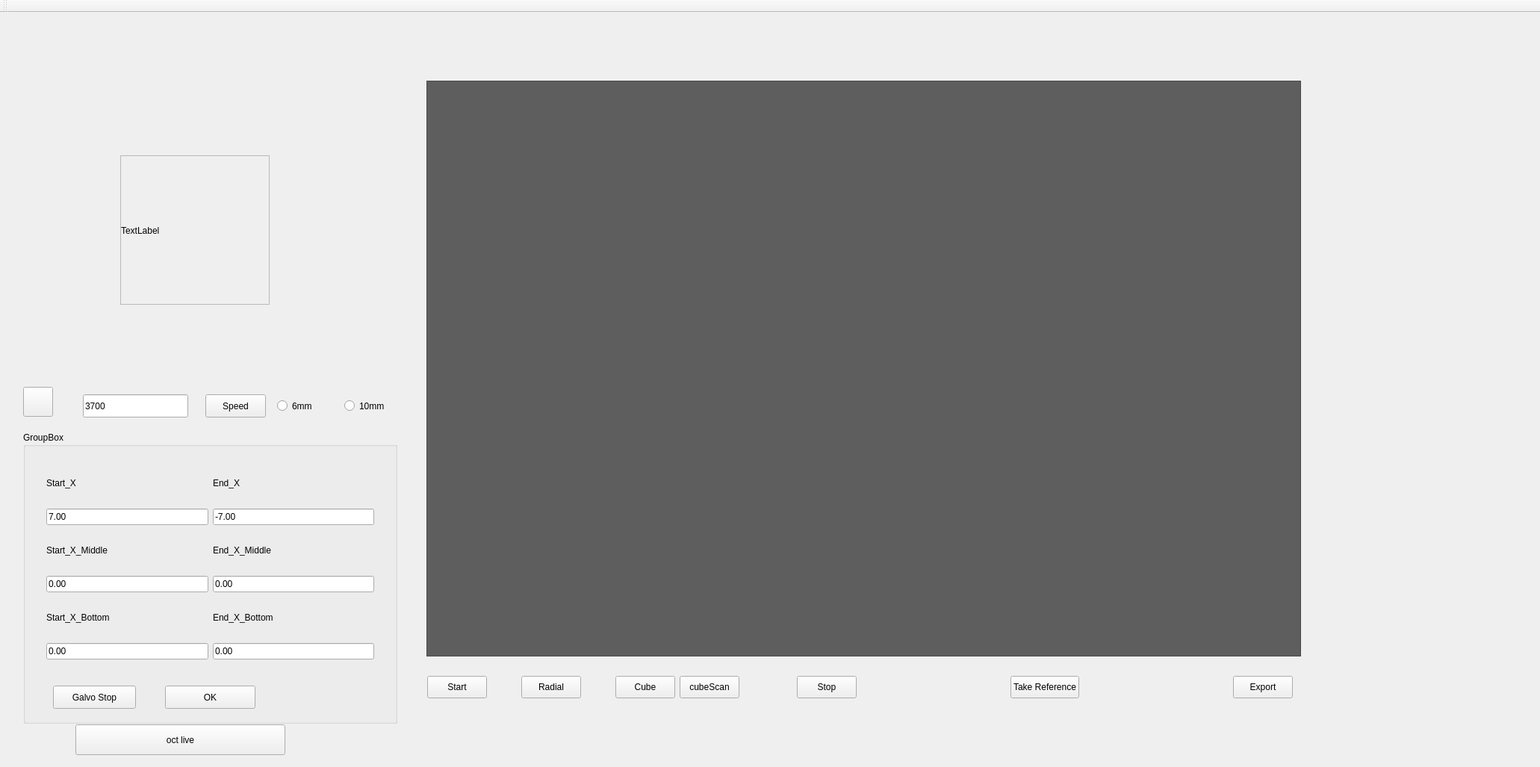
<?xml version="1.0" encoding="UTF-8"?>
<ui version="4.0">
 <class>IntensityProfileClass</class>
 <widget class="QMainWindow" name="IntensityProfileClass">
  <property name="windowModality">
   <enum>Qt::ApplicationModal</enum>
  </property>
  <property name="geometry">
   <rect>
    <x>0</x>
    <y>0</y>
    <width>2062</width>
    <height>1027</height>
   </rect>
  </property>
  <property name="windowTitle">
   <string>AppaOCTProdSw</string>
  </property>
  <widget class="QWidget" name="centralWidget">
   <layout class="QHBoxLayout" name="horizontalLayout_3">
    <item>
     <widget class="QStackedWidget" name="stackedWidget">
      <property name="minimumSize">
       <size>
        <width>100</width>
        <height>30</height>
       </size>
      </property>
      <property name="autoFillBackground">
       <bool>false</bool>
      </property>
      <property name="styleSheet">
       <string notr="true"/>
      </property>
      <property name="currentIndex">
       <number>0</number>
      </property>
      <widget class="QWidget" name="page">
       <widget class="QScrollArea" name="scrollArea_2">
        <property name="geometry">
         <rect>
          <x>560</x>
          <y>80</y>
          <width>1171</width>
          <height>771</height>
         </rect>
        </property>
        <property name="styleSheet">
         <string notr="true">background-color: rgb(94, 94, 94);</string>
        </property>
        <property name="widgetResizable">
         <bool>true</bool>
        </property>
        <widget class="QWidget" name="scrollAreaWidgetContents_2">
         <property name="geometry">
          <rect>
           <x>0</x>
           <y>0</y>
           <width>1169</width>
           <height>769</height>
          </rect>
         </property>
         <widget class="QWidget" name="gridLayoutWidget">
          <property name="geometry">
           <rect>
            <x>10</x>
            <y>10</y>
            <width>1151</width>
            <height>751</height>
           </rect>
          </property>
          <layout class="QGridLayout" name="OCTViewerGridLayout" rowstretch="0" columnstretch="0">
           <property name="leftMargin">
            <number>0</number>
           </property>
           <property name="topMargin">
            <number>0</number>
           </property>
           <property name="rightMargin">
            <number>0</number>
           </property>
           <property name="bottomMargin">
            <number>0</number>
           </property>
          </layout>
         </widget>
        </widget>
       </widget>
       <widget class="QFrame" name="frame">
        <property name="geometry">
         <rect>
          <x>10</x>
          <y>80</y>
          <width>531</width>
          <height>871</height>
         </rect>
        </property>
        <property name="styleSheet">
         <string notr="true"/>
        </property>
        <property name="lineWidth">
         <number>0</number>
        </property>
        <widget class="QPushButton" name="pushButton_Settings">
         <property name="geometry">
          <rect>
           <x>10</x>
           <y>410</y>
           <width>40</width>
           <height>40</height>
          </rect>
         </property>
         <property name="minimumSize">
          <size>
           <width>40</width>
           <height>40</height>
          </size>
         </property>
         <property name="maximumSize">
          <size>
           <width>40</width>
           <height>40</height>
          </size>
         </property>
         <property name="text">
          <string/>
         </property>
         <property name="icon">
          <iconset>
           <normaloff>download.jpg</normaloff>download.jpg</iconset>
         </property>
         <property name="iconSize">
          <size>
           <width>40</width>
           <height>40</height>
          </size>
         </property>
        </widget>
        <widget class="QScrollArea" name="LeftEye_scrollArea">
         <property name="geometry">
          <rect>
           <x>140</x>
           <y>100</y>
           <width>200</width>
           <height>200</height>
          </rect>
         </property>
         <property name="maximumSize">
          <size>
           <width>500</width>
           <height>378</height>
          </size>
         </property>
         <property name="verticalScrollBarPolicy">
          <enum>Qt::ScrollBarAlwaysOff</enum>
         </property>
         <property name="horizontalScrollBarPolicy">
          <enum>Qt::ScrollBarAlwaysOff</enum>
         </property>
         <property name="widgetResizable">
          <bool>true</bool>
         </property>
         <widget class="QWidget" name="scrollAreaWidgetContents">
          <property name="geometry">
           <rect>
            <x>0</x>
            <y>0</y>
            <width>198</width>
            <height>198</height>
           </rect>
          </property>
          <widget class="QLabel" name="label_Enface">
           <property name="geometry">
            <rect>
             <x>0</x>
             <y>0</y>
             <width>200</width>
             <height>200</height>
            </rect>
           </property>
           <property name="text">
            <string>TextLabel</string>
           </property>
          </widget>
         </widget>
        </widget>
        <widget class="QPushButton" name="pushButton_2">
         <property name="geometry">
          <rect>
           <x>254</x>
           <y>420</y>
           <width>81</width>
           <height>31</height>
          </rect>
         </property>
         <property name="styleSheet">
          <string notr="true">font: 75 14pt &quot;Times New Roman&quot;;</string>
         </property>
         <property name="text">
          <string>Speed</string>
         </property>
        </widget>
        <widget class="QGroupBox" name="groupBox">
         <property name="geometry">
          <rect>
           <x>10</x>
           <y>470</y>
           <width>501</width>
           <height>391</height>
          </rect>
         </property>
         <property name="title">
          <string>GroupBox</string>
         </property>
         <widget class="QPushButton" name="pushButton">
          <property name="geometry">
           <rect>
            <x>190</x>
            <y>340</y>
            <width>121</width>
            <height>31</height>
           </rect>
          </property>
          <property name="styleSheet">
           <string notr="true">font: 75 14pt &quot;Times New Roman&quot;;</string>
          </property>
          <property name="text">
           <string>OK</string>
          </property>
         </widget>
         <widget class="QWidget" name="layoutWidget">
          <property name="geometry">
           <rect>
            <x>20</x>
            <y>30</y>
            <width>461</width>
            <height>301</height>
           </rect>
          </property>
          <layout class="QGridLayout" name="gridLayout">
           <item row="0" column="0">
            <widget class="QLabel" name="label_2">
             <property name="minimumSize">
              <size>
               <width>113</width>
               <height>30</height>
              </size>
             </property>
             <property name="maximumSize">
              <size>
               <width>113</width>
               <height>30</height>
              </size>
             </property>
             <property name="styleSheet">
              <string notr="true">font: 75 16pt &quot;Times New Roman&quot;;</string>
             </property>
             <property name="text">
              <string>Start_X</string>
             </property>
            </widget>
           </item>
           <item row="0" column="1">
            <widget class="QLabel" name="label_3">
             <property name="minimumSize">
              <size>
               <width>113</width>
               <height>30</height>
              </size>
             </property>
             <property name="maximumSize">
              <size>
               <width>113</width>
               <height>30</height>
              </size>
             </property>
             <property name="styleSheet">
              <string notr="true">font: 75 16pt &quot;Times New Roman&quot;;</string>
             </property>
             <property name="text">
              <string>End_X</string>
             </property>
            </widget>
           </item>
           <item row="6" column="1">
            <widget class="QLineEdit" name="lineEdit_5">
             <property name="text">
              <string>0.00</string>
             </property>
            </widget>
           </item>
           <item row="3" column="1">
            <widget class="QLabel" name="label_5">
             <property name="minimumSize">
              <size>
               <width>159</width>
               <height>30</height>
              </size>
             </property>
             <property name="styleSheet">
              <string notr="true">font: 75 16pt &quot;Times New Roman&quot;;</string>
             </property>
             <property name="text">
              <string>End_X_Middle</string>
             </property>
            </widget>
           </item>
           <item row="5" column="1">
            <widget class="QLabel" name="label_6">
             <property name="styleSheet">
              <string notr="true">font: 75 16pt &quot;Times New Roman&quot;;</string>
             </property>
             <property name="text">
              <string>End_X_Bottom</string>
             </property>
            </widget>
           </item>
           <item row="2" column="0">
            <widget class="QLineEdit" name="lineEdit">
             <property name="text">
              <string>7.00</string>
             </property>
            </widget>
           </item>
           <item row="2" column="1">
            <widget class="QLineEdit" name="lineEdit_2">
             <property name="text">
              <string>-7.00</string>
             </property>
            </widget>
           </item>
           <item row="5" column="0">
            <widget class="QLabel" name="label_7">
             <property name="minimumSize">
              <size>
               <width>159</width>
               <height>30</height>
              </size>
             </property>
             <property name="maximumSize">
              <size>
               <width>113</width>
               <height>30</height>
              </size>
             </property>
             <property name="styleSheet">
              <string notr="true">font: 75 16pt &quot;Times New Roman&quot;;</string>
             </property>
             <property name="text">
              <string>Start_X_Bottom</string>
             </property>
            </widget>
           </item>
           <item row="6" column="0">
            <widget class="QLineEdit" name="lineEdit_6">
             <property name="text">
              <string>0.00</string>
             </property>
            </widget>
           </item>
           <item row="4" column="0">
            <widget class="QLineEdit" name="lineEdit_3">
             <property name="text">
              <string>0.00</string>
             </property>
            </widget>
           </item>
           <item row="3" column="0">
            <widget class="QLabel" name="label_4">
             <property name="minimumSize">
              <size>
               <width>159</width>
               <height>30</height>
              </size>
             </property>
             <property name="maximumSize">
              <size>
               <width>113</width>
               <height>30</height>
              </size>
             </property>
             <property name="styleSheet">
              <string notr="true">font: 75 16pt &quot;Times New Roman&quot;;</string>
             </property>
             <property name="text">
              <string>Start_X_Middle</string>
             </property>
            </widget>
           </item>
           <item row="4" column="1">
            <widget class="QLineEdit" name="lineEdit_4">
             <property name="text">
              <string>0.00</string>
             </property>
            </widget>
           </item>
          </layout>
         </widget>
         <widget class="QPushButton" name="pushButton_4">
          <property name="geometry">
           <rect>
            <x>40</x>
            <y>340</y>
            <width>111</width>
            <height>31</height>
           </rect>
          </property>
          <property name="styleSheet">
           <string notr="true">font: 75 14pt &quot;Times New Roman&quot;;</string>
          </property>
          <property name="text">
           <string>Galvo Stop</string>
          </property>
         </widget>
        </widget>
        <widget class="QRadioButton" name="radioButton">
         <property name="geometry">
          <rect>
           <x>350</x>
           <y>420</y>
           <width>81</width>
           <height>31</height>
          </rect>
         </property>
         <property name="styleSheet">
          <string notr="true">font: 75 16pt &quot;Times New Roman&quot;;</string>
         </property>
         <property name="text">
          <string>6mm</string>
         </property>
         <attribute name="buttonGroup">
          <string notr="true">buttonGroup</string>
         </attribute>
        </widget>
        <widget class="QRadioButton" name="radioButton_2">
         <property name="geometry">
          <rect>
           <x>440</x>
           <y>420</y>
           <width>81</width>
           <height>31</height>
          </rect>
         </property>
         <property name="styleSheet">
          <string notr="true">font: 75 16pt &quot;Times New Roman&quot;;</string>
         </property>
         <property name="text">
          <string>10mm</string>
         </property>
         <attribute name="buttonGroup">
          <string notr="true">buttonGroup</string>
         </attribute>
        </widget>
        <widget class="QLineEdit" name="lineEdit_7">
         <property name="geometry">
          <rect>
           <x>90</x>
           <y>420</y>
           <width>141</width>
           <height>31</height>
          </rect>
         </property>
         <property name="text">
          <string>3700</string>
         </property>
        </widget>
       </widget>
       <widget class="QWidget" name="layoutWidget">
        <property name="geometry">
         <rect>
          <x>550</x>
          <y>862</y>
          <width>1181</width>
          <height>61</height>
         </rect>
        </property>
        <layout class="QHBoxLayout" name="horizontalLayout">
         <item>
          <widget class="QPushButton" name="pushButton_Scn">
           <property name="maximumSize">
            <size>
             <width>100</width>
             <height>30</height>
            </size>
           </property>
           <property name="autoFillBackground">
            <bool>false</bool>
           </property>
           <property name="styleSheet">
            <string notr="true">font: 75 14pt &quot;Times New Roman&quot;;</string>
           </property>
           <property name="text">
            <string>Start</string>
           </property>
          </widget>
         </item>
         <item>
          <spacer name="horizontalSpacer">
           <property name="orientation">
            <enum>Qt::Horizontal</enum>
           </property>
           <property name="sizeType">
            <enum>QSizePolicy::Minimum</enum>
           </property>
           <property name="sizeHint" stdset="0">
            <size>
             <width>40</width>
             <height>20</height>
            </size>
           </property>
          </spacer>
         </item>
         <item>
          <widget class="QPushButton" name="pushButton_Radial">
           <property name="maximumSize">
            <size>
             <width>100</width>
             <height>30</height>
            </size>
           </property>
           <property name="styleSheet">
            <string notr="true">font: 75 14pt &quot;Times New Roman&quot;;;</string>
           </property>
           <property name="text">
            <string>Radial</string>
           </property>
          </widget>
         </item>
         <item>
          <spacer name="horizontalSpacer_7">
           <property name="orientation">
            <enum>Qt::Horizontal</enum>
           </property>
           <property name="sizeType">
            <enum>QSizePolicy::Minimum</enum>
           </property>
           <property name="sizeHint" stdset="0">
            <size>
             <width>40</width>
             <height>20</height>
            </size>
           </property>
          </spacer>
         </item>
         <item>
          <widget class="QPushButton" name="pushButton_Cube">
           <property name="maximumSize">
            <size>
             <width>100</width>
             <height>30</height>
            </size>
           </property>
           <property name="styleSheet">
            <string notr="true">font: 75 14pt &quot;Times New Roman&quot;;</string>
           </property>
           <property name="text">
            <string>Cube</string>
           </property>
          </widget>
         </item>
         <item>
          <widget class="QPushButton" name="pushButton_3">
           <property name="maximumSize">
            <size>
             <width>100</width>
             <height>30</height>
            </size>
           </property>
           <property name="styleSheet">
            <string notr="true">font: 75 14pt &quot;Times New Roman&quot;;</string>
           </property>
           <property name="text">
            <string>cubeScan</string>
           </property>
          </widget>
         </item>
         <item>
          <spacer name="horizontalSpacer_8">
           <property name="orientation">
            <enum>Qt::Horizontal</enum>
           </property>
           <property name="sizeHint" stdset="0">
            <size>
             <width>40</width>
             <height>20</height>
            </size>
           </property>
          </spacer>
         </item>
         <item>
          <widget class="QPushButton" name="btn_Stop">
           <property name="maximumSize">
            <size>
             <width>100</width>
             <height>30</height>
            </size>
           </property>
           <property name="autoFillBackground">
            <bool>false</bool>
           </property>
           <property name="styleSheet">
            <string notr="true">font: 75 14pt &quot;Times New Roman&quot;;</string>
           </property>
           <property name="text">
            <string>Stop</string>
           </property>
           <property name="autoDefault">
            <bool>false</bool>
           </property>
           <property name="default">
            <bool>false</bool>
           </property>
           <property name="flat">
            <bool>false</bool>
           </property>
          </widget>
         </item>
         <item>
          <spacer name="horizontalSpacer_2">
           <property name="orientation">
            <enum>Qt::Horizontal</enum>
           </property>
           <property name="sizeHint" stdset="0">
            <size>
             <width>200</width>
             <height>20</height>
            </size>
           </property>
          </spacer>
         </item>
         <item>
          <widget class="QPushButton" name="pushButton_Take_Reference">
           <property name="maximumSize">
            <size>
             <width>150</width>
             <height>30</height>
            </size>
           </property>
           <property name="autoFillBackground">
            <bool>false</bool>
           </property>
           <property name="styleSheet">
            <string notr="true">font: 75 14pt &quot;Times New Roman&quot;;</string>
           </property>
           <property name="text">
            <string>Take Reference</string>
           </property>
          </widget>
         </item>
         <item>
          <spacer name="horizontalSpacer_4">
           <property name="orientation">
            <enum>Qt::Horizontal</enum>
           </property>
           <property name="sizeHint" stdset="0">
            <size>
             <width>200</width>
             <height>20</height>
            </size>
           </property>
          </spacer>
         </item>
         <item>
          <widget class="QPushButton" name="pushButton_Export">
           <property name="maximumSize">
            <size>
             <width>100</width>
             <height>30</height>
            </size>
           </property>
           <property name="toolTip">
            <string/>
           </property>
           <property name="autoFillBackground">
            <bool>false</bool>
           </property>
           <property name="styleSheet">
            <string notr="true">font: 75 14pt &quot;Times New Roman&quot;;</string>
           </property>
           <property name="text">
            <string>Export</string>
           </property>
          </widget>
         </item>
        </layout>
       </widget>
       <widget class="QFrame" name="frame_2">
        <property name="geometry">
         <rect>
          <x>9</x>
          <y>0</y>
          <width>1741</width>
          <height>71</height>
         </rect>
        </property>
        <property name="styleSheet">
         <string notr="true"/>
        </property>
        <property name="frameShadow">
         <enum>QFrame::Plain</enum>
        </property>
        <property name="lineWidth">
         <number>0</number>
        </property>
        <widget class="QLabel" name="label">
         <property name="geometry">
          <rect>
           <x>10</x>
           <y>10</y>
           <width>200</width>
           <height>50</height>
          </rect>
         </property>
         <property name="minimumSize">
          <size>
           <width>200</width>
           <height>50</height>
          </size>
         </property>
         <property name="maximumSize">
          <size>
           <width>200</width>
           <height>50</height>
          </size>
         </property>
         <property name="text">
          <string/>
         </property>
         <property name="pixmap">
          <pixmap resource="IntensityProfile.qrc">:/newPrefix/logo.png</pixmap>
         </property>
         <property name="scaledContents">
          <bool>true</bool>
         </property>
        </widget>
       </widget>
       <widget class="QPushButton" name="pushButton_5">
        <property name="geometry">
         <rect>
          <x>90</x>
          <y>942</y>
          <width>281</width>
          <height>41</height>
         </rect>
        </property>
        <property name="text">
         <string>oct live</string>
        </property>
       </widget>
      </widget>
     </widget>
    </item>
   </layout>
  </widget>
  <widget class="QToolBar" name="mainToolBar">
   <attribute name="toolBarArea">
    <enum>TopToolBarArea</enum>
   </attribute>
   <attribute name="toolBarBreak">
    <bool>false</bool>
   </attribute>
  </widget>
 </widget>
 <layoutdefault spacing="6" margin="11"/>
 <resources>
  <include location="IntensityProfile.qrc"/>
 </resources>
 <connections/>
 <buttongroups>
  <buttongroup name="buttonGroup"/>
 </buttongroups>
</ui>
